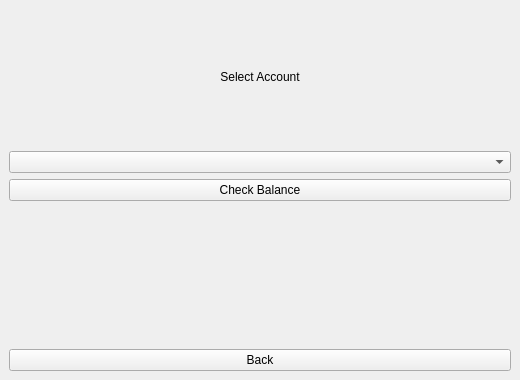
<?xml version="1.0" encoding="UTF-8"?>
<ui version="4.0">
 <class>MainWindow</class>

 <widget class="QMainWindow" name="MainWindow">
  <property name="geometry">
   <rect><x>0</x><y>0</y><width>520</width><height>380</height></rect>
  </property>
  <property name="windowTitle">
   <string>View Balance</string>
  </property>

  <widget class="QWidget" name="centralwidget">



   <layout class="QVBoxLayout">

    <item><widget class="QLabel" name="labelTitle"><property name="text"><string>Select Account</string></property><property name="alignment"><set>Qt::AlignCenter</set></property></widget></item>

    <item><widget class="QComboBox" name="accountCombo"><property name="minimumHeight"><number>40</number></property></widget></item>

    <item><widget class="QPushButton" name="btnCheck"><property name="text"><string>Check Balance</string></property><property name="minimumHeight"><number>45</number></property></widget></item>

    <item><widget class="QLabel" name="labelBalance"><property name="text"><string></string></property><property name="alignment"><set>Qt::AlignCenter</set></property></widget></item>

    <item><widget class="QPushButton" name="btnBack"><property name="text"><string>Back</string></property><property name="minimumHeight"><number>40</number></property></widget></item>

   </layout>

  </widget>
 </widget>

 <resources/>
 <connections/>
</ui>
